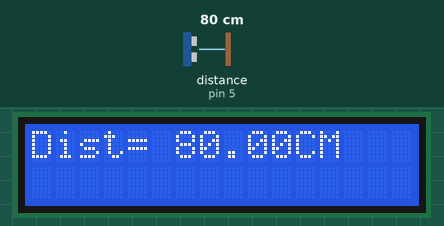
This sketch was run on a simulated Arduino Uno, built with avr-gcc and run on an emulated ATmega328P. Parts: 16×2 character LCD. The inputs (shaded band) are chosen by the test bench; at power-on: distance to the obstacle (sensor on pin 5) 80 cm. The echo pulse lasts 58.3 µs per cm.

Above: at 1.2 s.
1.3 s: distance to the obstacle (sensor on pin 5) set to 2 cm
At 2.0 s:
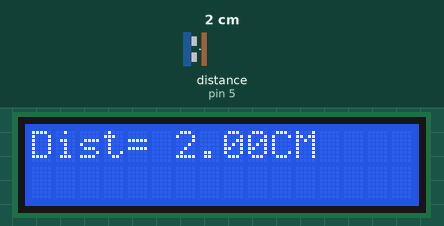
3.0 s: distance to the obstacle (sensor on pin 5) set to 4 cm
At 3.7 s:
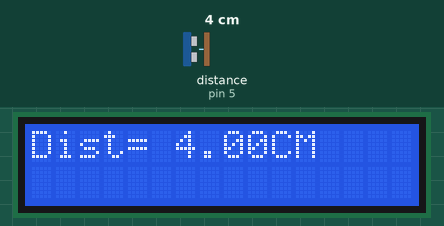
4.6 s: distance to the obstacle (sensor on pin 5) set to 9 cm
At 5.4 s:
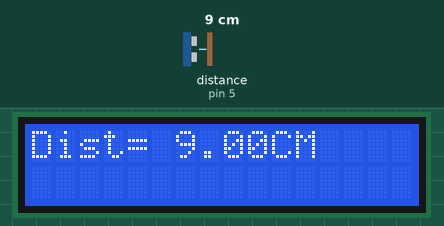
Timing chart, 0 to 7.6 s (numbered marks = the images above; inputs shaded):
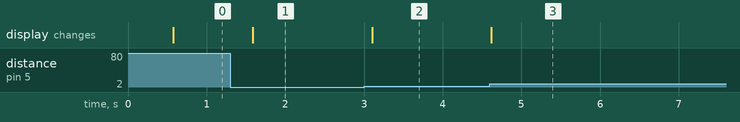

Measured:
- after the input at 1.3 s, the display: changes after 0.29 s (image 1)
- after the input at 3.0 s, the display: changes after 0.10 s (image 2)
- after the input at 4.6 s, the display: changes at once (image 3)

The sketch:

3.3_ULTRA_LCD.ino
```cpp
//we need to include various libraries to use the lcd and dht sensor and its fucntions
#include <afstandssensor.h>
#include <Adafruit_Sensor.h>
#include <DHT.h>
#include <DHT_U.h>
#include <LiquidCrystal.h>

const int trigPin=6;
const int echoPin=5;
double d;


//we need to define the 2 pins that the ultrasonic sensor
AfstandsSensor afstandssensor (6,5);
uint32_t delayMS;


// initialize the library with the numbers of the interface pins
LiquidCrystal lcd(7, 8, 9, 10, 11, 12);

//before we go into the setup we define certain variables
//this one is for the counter so that we can three displays
int PBState = LOW;
//this is a variable to save the last state of the button
int lastButtonState;
//this is the variable to save the current button state
int currentButtonState;
//this variable is for duration and distance of the sensor. We will use it later
int distance;
long duration;
void setup() {

//you must define and enable serial monitor which helps with trouble shooting later
  Serial.begin(9600);
// set up the LCD's number of columns and rows:
lcd.begin(16,2);
//we need to define the pins being used and their functions
pinMode(trigPin, OUTPUT);
pinMode(echoPin, INPUT);

long duration;
int distance;
}

void loop() {

delay(500);
//we clear the LCD for the data to be displayed
lcd.clear();
lcd.print("Dist= ");
//because we included the correct library we can directly do the calculations and call the function in the print function
lcd.print(afstandssensor.afstandCM());
lcd.print("CM");


}
```
